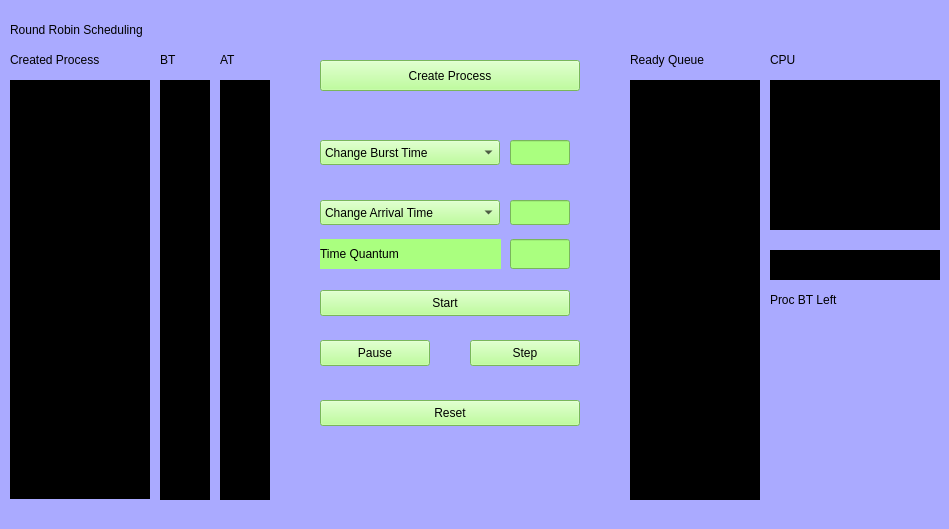
<?xml version="1.0" encoding="UTF-8"?>
<ui version="4.0">
 <class>rr</class>
 <widget class="QWidget" name="rr">
  <property name="geometry">
   <rect>
    <x>0</x>
    <y>0</y>
    <width>949</width>
    <height>529</height>
   </rect>
  </property>
  <property name="windowTitle">
   <string>Form</string>
  </property>
  <property name="styleSheet">
   <string notr="true">background-color: rgb(170, 170, 255);</string>
  </property>
  <widget class="QLabel" name="BurstTime1_7">
   <property name="geometry">
    <rect>
     <x>160</x>
     <y>260</y>
     <width>50</width>
     <height>30</height>
    </rect>
   </property>
   <property name="styleSheet">
    <string notr="true">background-color: rgb(0, 0, 0);
color: rgb(255, 255, 255);</string>
   </property>
   <property name="text">
    <string/>
   </property>
  </widget>
  <widget class="QLabel" name="Process1_13">
   <property name="geometry">
    <rect>
     <x>10</x>
     <y>439</y>
     <width>140</width>
     <height>30</height>
    </rect>
   </property>
   <property name="styleSheet">
    <string notr="true">background-color: rgb(0, 0, 0);
color: rgb(255, 255, 255);</string>
   </property>
   <property name="text">
    <string/>
   </property>
  </widget>
  <widget class="QComboBox" name="ChangeBT">
   <property name="geometry">
    <rect>
     <x>320</x>
     <y>140</y>
     <width>180</width>
     <height>25</height>
    </rect>
   </property>
   <property name="styleSheet">
    <string notr="true">background-color: rgb(170, 255, 127);</string>
   </property>
   <item>
    <property name="text">
     <string>Change Burst Time</string>
    </property>
   </item>
  </widget>
  <widget class="QLabel" name="Process1_3">
   <property name="geometry">
    <rect>
     <x>10</x>
     <y>140</y>
     <width>140</width>
     <height>30</height>
    </rect>
   </property>
   <property name="styleSheet">
    <string notr="true">background-color: rgb(0, 0, 0);
color: rgb(255, 255, 255);</string>
   </property>
   <property name="text">
    <string/>
   </property>
  </widget>
  <widget class="QPushButton" name="PauseSim">
   <property name="geometry">
    <rect>
     <x>320</x>
     <y>340</y>
     <width>110</width>
     <height>26</height>
    </rect>
   </property>
   <property name="styleSheet">
    <string notr="true">background-color: rgb(170, 255, 127);</string>
   </property>
   <property name="text">
    <string>Pause</string>
   </property>
  </widget>
  <widget class="QPushButton" name="StartSim">
   <property name="geometry">
    <rect>
     <x>320</x>
     <y>290</y>
     <width>250</width>
     <height>26</height>
    </rect>
   </property>
   <property name="styleSheet">
    <string notr="true">background-color: rgb(170, 255, 127);</string>
   </property>
   <property name="text">
    <string>Start</string>
   </property>
  </widget>
  <widget class="QLabel" name="CPU">
   <property name="geometry">
    <rect>
     <x>770</x>
     <y>80</y>
     <width>170</width>
     <height>150</height>
    </rect>
   </property>
   <property name="styleSheet">
    <string notr="true">background-color: rgb(0, 0, 0);
font: 16pt &quot;Sans Serif&quot;;
font: 16pt &quot;Sans Serif&quot;;
color: rgb(255, 255, 255);</string>
   </property>
   <property name="text">
    <string/>
   </property>
  </widget>
  <widget class="QLabel" name="ReadyQ1_13">
   <property name="geometry">
    <rect>
     <x>630</x>
     <y>440</y>
     <width>130</width>
     <height>30</height>
    </rect>
   </property>
   <property name="styleSheet">
    <string notr="true">background-color: rgb(0, 0, 0);
color: rgb(255, 255, 255);</string>
   </property>
   <property name="text">
    <string/>
   </property>
  </widget>
  <widget class="QLabel" name="ArrivalTime1_2">
   <property name="geometry">
    <rect>
     <x>220</x>
     <y>110</y>
     <width>50</width>
     <height>30</height>
    </rect>
   </property>
   <property name="styleSheet">
    <string notr="true">background-color: rgb(0, 0, 0);
color: rgb(255, 255, 255);</string>
   </property>
   <property name="text">
    <string/>
   </property>
  </widget>
  <widget class="QLabel" name="Process1_5">
   <property name="geometry">
    <rect>
     <x>10</x>
     <y>200</y>
     <width>140</width>
     <height>30</height>
    </rect>
   </property>
   <property name="styleSheet">
    <string notr="true">background-color: rgb(0, 0, 0);
color: rgb(255, 255, 255);</string>
   </property>
   <property name="text">
    <string/>
   </property>
  </widget>
  <widget class="QLabel" name="Process1_4">
   <property name="geometry">
    <rect>
     <x>10</x>
     <y>170</y>
     <width>140</width>
     <height>30</height>
    </rect>
   </property>
   <property name="styleSheet">
    <string notr="true">background-color: rgb(0, 0, 0);
color: rgb(255, 255, 255);</string>
   </property>
   <property name="text">
    <string/>
   </property>
  </widget>
  <widget class="QLabel" name="label_6">
   <property name="geometry">
    <rect>
     <x>770</x>
     <y>50</y>
     <width>140</width>
     <height>20</height>
    </rect>
   </property>
   <property name="styleSheet">
    <string notr="true">ccolor: rgb(0, 0, 0);
font: 12pt &quot;Sans Serif&quot;;</string>
   </property>
   <property name="text">
    <string>CPU</string>
   </property>
  </widget>
  <widget class="QLabel" name="ArrivalTime1_3">
   <property name="geometry">
    <rect>
     <x>220</x>
     <y>140</y>
     <width>50</width>
     <height>30</height>
    </rect>
   </property>
   <property name="styleSheet">
    <string notr="true">background-color: rgb(0, 0, 0);
color: rgb(255, 255, 255);</string>
   </property>
   <property name="text">
    <string/>
   </property>
  </widget>
  <widget class="QLabel" name="BurstTime1_3">
   <property name="geometry">
    <rect>
     <x>160</x>
     <y>140</y>
     <width>50</width>
     <height>30</height>
    </rect>
   </property>
   <property name="styleSheet">
    <string notr="true">background-color: rgb(0, 0, 0);
color: rgb(255, 255, 255);</string>
   </property>
   <property name="text">
    <string/>
   </property>
  </widget>
  <widget class="QLabel" name="Process1_12">
   <property name="geometry">
    <rect>
     <x>10</x>
     <y>409</y>
     <width>140</width>
     <height>30</height>
    </rect>
   </property>
   <property name="styleSheet">
    <string notr="true">background-color: rgb(0, 0, 0);
color: rgb(255, 255, 255);</string>
   </property>
   <property name="text">
    <string/>
   </property>
  </widget>
  <widget class="QLabel" name="Process1_7">
   <property name="geometry">
    <rect>
     <x>10</x>
     <y>260</y>
     <width>140</width>
     <height>30</height>
    </rect>
   </property>
   <property name="styleSheet">
    <string notr="true">background-color: rgb(0, 0, 0);
color: rgb(255, 255, 255);</string>
   </property>
   <property name="text">
    <string/>
   </property>
  </widget>
  <widget class="QPushButton" name="StepSim">
   <property name="geometry">
    <rect>
     <x>470</x>
     <y>340</y>
     <width>110</width>
     <height>26</height>
    </rect>
   </property>
   <property name="styleSheet">
    <string notr="true">background-color: rgb(170, 255, 127);</string>
   </property>
   <property name="text">
    <string>Step</string>
   </property>
  </widget>
  <widget class="QLabel" name="ReadyQ1_12">
   <property name="geometry">
    <rect>
     <x>630</x>
     <y>410</y>
     <width>130</width>
     <height>30</height>
    </rect>
   </property>
   <property name="styleSheet">
    <string notr="true">background-color: rgb(0, 0, 0);
color: rgb(255, 255, 255);</string>
   </property>
   <property name="text">
    <string/>
   </property>
  </widget>
  <widget class="QPushButton" name="CreateProcess">
   <property name="geometry">
    <rect>
     <x>320</x>
     <y>60</y>
     <width>260</width>
     <height>31</height>
    </rect>
   </property>
   <property name="styleSheet">
    <string notr="true">background-color: rgb(170, 255, 127);</string>
   </property>
   <property name="text">
    <string>Create Process</string>
   </property>
  </widget>
  <widget class="QLineEdit" name="BurstTime">
   <property name="geometry">
    <rect>
     <x>510</x>
     <y>140</y>
     <width>60</width>
     <height>25</height>
    </rect>
   </property>
   <property name="styleSheet">
    <string notr="true">background-color: rgb(170, 255, 127);</string>
   </property>
  </widget>
  <widget class="QLabel" name="label_7">
   <property name="geometry">
    <rect>
     <x>770</x>
     <y>290</y>
     <width>110</width>
     <height>20</height>
    </rect>
   </property>
   <property name="styleSheet">
    <string notr="true">color: rgb(0, 0, 0);
font: 12pt &quot;Sans Serif&quot;;</string>
   </property>
   <property name="text">
    <string>Proc BT Left</string>
   </property>
  </widget>
  <widget class="QLabel" name="ArrivalTime1_4">
   <property name="geometry">
    <rect>
     <x>220</x>
     <y>170</y>
     <width>50</width>
     <height>30</height>
    </rect>
   </property>
   <property name="styleSheet">
    <string notr="true">background-color: rgb(0, 0, 0);
color: rgb(255, 255, 255);</string>
   </property>
   <property name="text">
    <string/>
   </property>
  </widget>
  <widget class="QLabel" name="ReadyQ1">
   <property name="geometry">
    <rect>
     <x>630</x>
     <y>80</y>
     <width>130</width>
     <height>30</height>
    </rect>
   </property>
   <property name="styleSheet">
    <string notr="true">background-color: rgb(0, 0, 0);
color: rgb(255, 255, 255);</string>
   </property>
   <property name="text">
    <string/>
   </property>
  </widget>
  <widget class="QLabel" name="label_5">
   <property name="geometry">
    <rect>
     <x>630</x>
     <y>45</y>
     <width>120</width>
     <height>30</height>
    </rect>
   </property>
   <property name="styleSheet">
    <string notr="true">font: 12pt &quot;Sans Serif&quot;;
color: rgb(0, 0, 0);</string>
   </property>
   <property name="text">
    <string>Ready Queue</string>
   </property>
  </widget>
  <widget class="QLabel" name="BurstTime1_8">
   <property name="geometry">
    <rect>
     <x>160</x>
     <y>290</y>
     <width>50</width>
     <height>30</height>
    </rect>
   </property>
   <property name="styleSheet">
    <string notr="true">background-color: rgb(0, 0, 0);
color: rgb(255, 255, 255);</string>
   </property>
   <property name="text">
    <string/>
   </property>
  </widget>
  <widget class="QLabel" name="ReadyQ1_14">
   <property name="geometry">
    <rect>
     <x>630</x>
     <y>470</y>
     <width>130</width>
     <height>30</height>
    </rect>
   </property>
   <property name="styleSheet">
    <string notr="true">background-color: rgb(0, 0, 0);
color: rgb(255, 255, 255);</string>
   </property>
   <property name="text">
    <string/>
   </property>
  </widget>
  <widget class="QLabel" name="BurstTime1_2">
   <property name="geometry">
    <rect>
     <x>160</x>
     <y>110</y>
     <width>50</width>
     <height>30</height>
    </rect>
   </property>
   <property name="styleSheet">
    <string notr="true">background-color: rgb(0, 0, 0);
color: rgb(255, 255, 255);</string>
   </property>
   <property name="text">
    <string/>
   </property>
  </widget>
  <widget class="QLabel" name="ReadyQ1_7">
   <property name="geometry">
    <rect>
     <x>630</x>
     <y>260</y>
     <width>130</width>
     <height>30</height>
    </rect>
   </property>
   <property name="styleSheet">
    <string notr="true">background-color: rgb(0, 0, 0);
color: rgb(255, 255, 255);</string>
   </property>
   <property name="text">
    <string/>
   </property>
  </widget>
  <widget class="QComboBox" name="ChangeAT">
   <property name="geometry">
    <rect>
     <x>320</x>
     <y>200</y>
     <width>180</width>
     <height>25</height>
    </rect>
   </property>
   <property name="styleSheet">
    <string notr="true">background-color: rgb(170, 255, 127);</string>
   </property>
   <item>
    <property name="text">
     <string>Change Arrival Time</string>
    </property>
   </item>
  </widget>
  <widget class="QLabel" name="BurstTime1_9">
   <property name="geometry">
    <rect>
     <x>160</x>
     <y>320</y>
     <width>50</width>
     <height>30</height>
    </rect>
   </property>
   <property name="styleSheet">
    <string notr="true">background-color: rgb(0, 0, 0);
color: rgb(255, 255, 255);</string>
   </property>
   <property name="text">
    <string/>
   </property>
  </widget>
  <widget class="QLabel" name="ArrivalTime1_6">
   <property name="geometry">
    <rect>
     <x>220</x>
     <y>230</y>
     <width>50</width>
     <height>30</height>
    </rect>
   </property>
   <property name="styleSheet">
    <string notr="true">background-color: rgb(0, 0, 0);
color: rgb(255, 255, 255);</string>
   </property>
   <property name="text">
    <string/>
   </property>
  </widget>
  <widget class="QLabel" name="Process1_14">
   <property name="geometry">
    <rect>
     <x>10</x>
     <y>469</y>
     <width>140</width>
     <height>30</height>
    </rect>
   </property>
   <property name="styleSheet">
    <string notr="true">background-color: rgb(0, 0, 0);
color: rgb(255, 255, 255);</string>
   </property>
   <property name="text">
    <string/>
   </property>
  </widget>
  <widget class="QLabel" name="BurstTime1_4">
   <property name="geometry">
    <rect>
     <x>160</x>
     <y>170</y>
     <width>50</width>
     <height>30</height>
    </rect>
   </property>
   <property name="styleSheet">
    <string notr="true">background-color: rgb(0, 0, 0);
color: rgb(255, 255, 255);</string>
   </property>
   <property name="text">
    <string/>
   </property>
  </widget>
  <widget class="QLabel" name="label_3">
   <property name="geometry">
    <rect>
     <x>160</x>
     <y>50</y>
     <width>50</width>
     <height>20</height>
    </rect>
   </property>
   <property name="styleSheet">
    <string notr="true">color: rgb(0, 0, 0);
font: 12pt &quot;Sans Serif&quot;;</string>
   </property>
   <property name="text">
    <string>BT</string>
   </property>
  </widget>
  <widget class="QLabel" name="ReadyQ1_3">
   <property name="geometry">
    <rect>
     <x>630</x>
     <y>140</y>
     <width>130</width>
     <height>30</height>
    </rect>
   </property>
   <property name="styleSheet">
    <string notr="true">background-color: rgb(0, 0, 0);
color: rgb(255, 255, 255);</string>
   </property>
   <property name="text">
    <string/>
   </property>
  </widget>
  <widget class="QLabel" name="BurstTime1_10">
   <property name="geometry">
    <rect>
     <x>160</x>
     <y>350</y>
     <width>50</width>
     <height>30</height>
    </rect>
   </property>
   <property name="styleSheet">
    <string notr="true">background-color: rgb(0, 0, 0);
color: rgb(255, 255, 255);</string>
   </property>
   <property name="text">
    <string/>
   </property>
  </widget>
  <widget class="QLabel" name="ArrivalTime1_5">
   <property name="geometry">
    <rect>
     <x>220</x>
     <y>200</y>
     <width>50</width>
     <height>30</height>
    </rect>
   </property>
   <property name="styleSheet">
    <string notr="true">background-color: rgb(0, 0, 0);
color: rgb(255, 255, 255);</string>
   </property>
   <property name="text">
    <string/>
   </property>
  </widget>
  <widget class="QLabel" name="ArrivalTime1_7">
   <property name="geometry">
    <rect>
     <x>220</x>
     <y>260</y>
     <width>50</width>
     <height>30</height>
    </rect>
   </property>
   <property name="styleSheet">
    <string notr="true">background-color: rgb(0, 0, 0);
color: rgb(255, 255, 255);</string>
   </property>
   <property name="text">
    <string/>
   </property>
  </widget>
  <widget class="QLabel" name="ReadyQ1_9">
   <property name="geometry">
    <rect>
     <x>630</x>
     <y>320</y>
     <width>130</width>
     <height>30</height>
    </rect>
   </property>
   <property name="styleSheet">
    <string notr="true">background-color: rgb(0, 0, 0);
color: rgb(255, 255, 255);</string>
   </property>
   <property name="text">
    <string/>
   </property>
  </widget>
  <widget class="QLabel" name="Process1_10">
   <property name="geometry">
    <rect>
     <x>10</x>
     <y>350</y>
     <width>140</width>
     <height>30</height>
    </rect>
   </property>
   <property name="styleSheet">
    <string notr="true">background-color: rgb(0, 0, 0);
color: rgb(255, 255, 255);</string>
   </property>
   <property name="text">
    <string/>
   </property>
  </widget>
  <widget class="QLabel" name="ReadyQ1_4">
   <property name="geometry">
    <rect>
     <x>630</x>
     <y>170</y>
     <width>130</width>
     <height>30</height>
    </rect>
   </property>
   <property name="styleSheet">
    <string notr="true">background-color: rgb(0, 0, 0);
color: rgb(255, 255, 255);</string>
   </property>
   <property name="text">
    <string/>
   </property>
  </widget>
  <widget class="QLabel" name="BurstTime1_11">
   <property name="geometry">
    <rect>
     <x>160</x>
     <y>380</y>
     <width>50</width>
     <height>30</height>
    </rect>
   </property>
   <property name="styleSheet">
    <string notr="true">background-color: rgb(0, 0, 0);
color: rgb(255, 255, 255);</string>
   </property>
   <property name="text">
    <string/>
   </property>
  </widget>
  <widget class="QLabel" name="BurstTime1_6">
   <property name="geometry">
    <rect>
     <x>160</x>
     <y>230</y>
     <width>50</width>
     <height>30</height>
    </rect>
   </property>
   <property name="styleSheet">
    <string notr="true">background-color: rgb(0, 0, 0);
color: rgb(255, 255, 255);</string>
   </property>
   <property name="text">
    <string/>
   </property>
  </widget>
  <widget class="QLabel" name="ArrivalTime1_8">
   <property name="geometry">
    <rect>
     <x>220</x>
     <y>290</y>
     <width>50</width>
     <height>30</height>
    </rect>
   </property>
   <property name="styleSheet">
    <string notr="true">background-color: rgb(0, 0, 0);
color: rgb(255, 255, 255);</string>
   </property>
   <property name="text">
    <string/>
   </property>
  </widget>
  <widget class="QLabel" name="BurstTime1">
   <property name="geometry">
    <rect>
     <x>160</x>
     <y>80</y>
     <width>50</width>
     <height>30</height>
    </rect>
   </property>
   <property name="styleSheet">
    <string notr="true">background-color: rgb(0, 0, 0);
color: rgb(255, 255, 255);</string>
   </property>
   <property name="text">
    <string/>
   </property>
  </widget>
  <widget class="QLabel" name="BurstTime1_12">
   <property name="geometry">
    <rect>
     <x>160</x>
     <y>410</y>
     <width>50</width>
     <height>30</height>
    </rect>
   </property>
   <property name="styleSheet">
    <string notr="true">background-color: rgb(0, 0, 0);
color: rgb(255, 255, 255);</string>
   </property>
   <property name="text">
    <string/>
   </property>
  </widget>
  <widget class="QLabel" name="ArrivalTime1_9">
   <property name="geometry">
    <rect>
     <x>220</x>
     <y>320</y>
     <width>50</width>
     <height>30</height>
    </rect>
   </property>
   <property name="styleSheet">
    <string notr="true">background-color: rgb(0, 0, 0);
color: rgb(255, 255, 255);</string>
   </property>
   <property name="text">
    <string/>
   </property>
  </widget>
  <widget class="QLabel" name="BurstTime1_14">
   <property name="geometry">
    <rect>
     <x>160</x>
     <y>470</y>
     <width>50</width>
     <height>30</height>
    </rect>
   </property>
   <property name="styleSheet">
    <string notr="true">background-color: rgb(0, 0, 0);
color: rgb(255, 255, 255);</string>
   </property>
   <property name="text">
    <string/>
   </property>
  </widget>
  <widget class="QLabel" name="Process1_2">
   <property name="geometry">
    <rect>
     <x>10</x>
     <y>110</y>
     <width>140</width>
     <height>30</height>
    </rect>
   </property>
   <property name="styleSheet">
    <string notr="true">background-color: rgb(0, 0, 0);
color: rgb(255, 255, 255);</string>
   </property>
   <property name="text">
    <string/>
   </property>
  </widget>
  <widget class="QLabel" name="Process1_8">
   <property name="geometry">
    <rect>
     <x>10</x>
     <y>290</y>
     <width>140</width>
     <height>30</height>
    </rect>
   </property>
   <property name="styleSheet">
    <string notr="true">background-color: rgb(0, 0, 0);
color: rgb(255, 255, 255);</string>
   </property>
   <property name="text">
    <string/>
   </property>
  </widget>
  <widget class="QLabel" name="ArrivalTime1_10">
   <property name="geometry">
    <rect>
     <x>220</x>
     <y>350</y>
     <width>50</width>
     <height>30</height>
    </rect>
   </property>
   <property name="styleSheet">
    <string notr="true">background-color: rgb(0, 0, 0);
color: rgb(255, 255, 255);</string>
   </property>
   <property name="text">
    <string/>
   </property>
  </widget>
  <widget class="QLabel" name="BTTimerLeft">
   <property name="geometry">
    <rect>
     <x>770</x>
     <y>250</y>
     <width>170</width>
     <height>30</height>
    </rect>
   </property>
   <property name="styleSheet">
    <string notr="true">background-color: rgb(0, 0, 0);
font: 16pt &quot;Sans Serif&quot;;
color: rgb(255, 255, 255);</string>
   </property>
   <property name="text">
    <string/>
   </property>
  </widget>
  <widget class="QLabel" name="Process1">
   <property name="geometry">
    <rect>
     <x>10</x>
     <y>80</y>
     <width>140</width>
     <height>30</height>
    </rect>
   </property>
   <property name="styleSheet">
    <string notr="true">background-color: rgb(0, 0, 0);
color: rgb(255, 255, 255);</string>
   </property>
   <property name="text">
    <string/>
   </property>
  </widget>
  <widget class="QLabel" name="BurstTime1_5">
   <property name="geometry">
    <rect>
     <x>160</x>
     <y>200</y>
     <width>50</width>
     <height>30</height>
    </rect>
   </property>
   <property name="styleSheet">
    <string notr="true">background-color: rgb(0, 0, 0);
color: rgb(255, 255, 255);</string>
   </property>
   <property name="text">
    <string/>
   </property>
  </widget>
  <widget class="QLabel" name="ArrivalTime1_11">
   <property name="geometry">
    <rect>
     <x>220</x>
     <y>380</y>
     <width>50</width>
     <height>30</height>
    </rect>
   </property>
   <property name="styleSheet">
    <string notr="true">background-color: rgb(0, 0, 0);
color: rgb(255, 255, 255);</string>
   </property>
   <property name="text">
    <string/>
   </property>
  </widget>
  <widget class="QLabel" name="ReadyQ1_2">
   <property name="geometry">
    <rect>
     <x>630</x>
     <y>110</y>
     <width>130</width>
     <height>30</height>
    </rect>
   </property>
   <property name="styleSheet">
    <string notr="true">background-color: rgb(0, 0, 0);
color: rgb(255, 255, 255);</string>
   </property>
   <property name="text">
    <string/>
   </property>
  </widget>
  <widget class="QLabel" name="ArrivalTime1_12">
   <property name="geometry">
    <rect>
     <x>220</x>
     <y>410</y>
     <width>50</width>
     <height>30</height>
    </rect>
   </property>
   <property name="styleSheet">
    <string notr="true">background-color: rgb(0, 0, 0);
color: rgb(255, 255, 255);</string>
   </property>
   <property name="text">
    <string/>
   </property>
  </widget>
  <widget class="QLabel" name="ReadyQ1_8">
   <property name="geometry">
    <rect>
     <x>630</x>
     <y>290</y>
     <width>130</width>
     <height>30</height>
    </rect>
   </property>
   <property name="styleSheet">
    <string notr="true">background-color: rgb(0, 0, 0);
color: rgb(255, 255, 255);</string>
   </property>
   <property name="text">
    <string/>
   </property>
  </widget>
  <widget class="QLabel" name="label_2">
   <property name="geometry">
    <rect>
     <x>10</x>
     <y>50</y>
     <width>140</width>
     <height>20</height>
    </rect>
   </property>
   <property name="styleSheet">
    <string notr="true">color: rgb(0, 0, 0);
font: 12pt &quot;Sans Serif&quot;;</string>
   </property>
   <property name="text">
    <string>Created Process</string>
   </property>
  </widget>
  <widget class="QLabel" name="Process1_11">
   <property name="geometry">
    <rect>
     <x>10</x>
     <y>379</y>
     <width>140</width>
     <height>30</height>
    </rect>
   </property>
   <property name="styleSheet">
    <string notr="true">background-color: rgb(0, 0, 0);
color: rgb(255, 255, 255);</string>
   </property>
   <property name="text">
    <string/>
   </property>
  </widget>
  <widget class="QLabel" name="ReadyQ1_5">
   <property name="geometry">
    <rect>
     <x>630</x>
     <y>200</y>
     <width>130</width>
     <height>30</height>
    </rect>
   </property>
   <property name="styleSheet">
    <string notr="true">background-color: rgb(0, 0, 0);
color: rgb(255, 255, 255);</string>
   </property>
   <property name="text">
    <string/>
   </property>
  </widget>
  <widget class="QLabel" name="ArrivalTime1_13">
   <property name="geometry">
    <rect>
     <x>220</x>
     <y>440</y>
     <width>50</width>
     <height>30</height>
    </rect>
   </property>
   <property name="styleSheet">
    <string notr="true">background-color: rgb(0, 0, 0);
color: rgb(255, 255, 255);</string>
   </property>
   <property name="text">
    <string/>
   </property>
  </widget>
  <widget class="QLabel" name="Process1_9">
   <property name="geometry">
    <rect>
     <x>10</x>
     <y>320</y>
     <width>140</width>
     <height>30</height>
    </rect>
   </property>
   <property name="styleSheet">
    <string notr="true">background-color: rgb(0, 0, 0);
color: rgb(255, 255, 255);</string>
   </property>
   <property name="text">
    <string/>
   </property>
  </widget>
  <widget class="QLabel" name="ReadyQ1_11">
   <property name="geometry">
    <rect>
     <x>630</x>
     <y>380</y>
     <width>130</width>
     <height>30</height>
    </rect>
   </property>
   <property name="styleSheet">
    <string notr="true">background-color: rgb(0, 0, 0);
color: rgb(255, 255, 255);</string>
   </property>
   <property name="text">
    <string/>
   </property>
  </widget>
  <widget class="QLabel" name="ArrivalTime1_14">
   <property name="geometry">
    <rect>
     <x>220</x>
     <y>470</y>
     <width>50</width>
     <height>30</height>
    </rect>
   </property>
   <property name="styleSheet">
    <string notr="true">background-color: rgb(0, 0, 0);
color: rgb(255, 255, 255);</string>
   </property>
   <property name="text">
    <string/>
   </property>
  </widget>
  <widget class="QLabel" name="ReadyQ1_10">
   <property name="geometry">
    <rect>
     <x>630</x>
     <y>350</y>
     <width>130</width>
     <height>30</height>
    </rect>
   </property>
   <property name="styleSheet">
    <string notr="true">background-color: rgb(0, 0, 0);
color: rgb(255, 255, 255);</string>
   </property>
   <property name="text">
    <string/>
   </property>
  </widget>
  <widget class="QLabel" name="label_4">
   <property name="geometry">
    <rect>
     <x>220</x>
     <y>50</y>
     <width>50</width>
     <height>20</height>
    </rect>
   </property>
   <property name="styleSheet">
    <string notr="true">color: rgb(0, 0, 0);
font: 12pt &quot;Sans Serif&quot;;</string>
   </property>
   <property name="text">
    <string>AT</string>
   </property>
  </widget>
  <widget class="QLabel" name="Process1_6">
   <property name="geometry">
    <rect>
     <x>10</x>
     <y>230</y>
     <width>140</width>
     <height>30</height>
    </rect>
   </property>
   <property name="styleSheet">
    <string notr="true">background-color: rgb(0, 0, 0);
color: rgb(255, 255, 255);</string>
   </property>
   <property name="text">
    <string/>
   </property>
  </widget>
  <widget class="QLabel" name="label">
   <property name="geometry">
    <rect>
     <x>10</x>
     <y>10</y>
     <width>650</width>
     <height>40</height>
    </rect>
   </property>
   <property name="styleSheet">
    <string notr="true">font: 24pt &quot;Sans Serif&quot;;
color: rgb(0, 0, 0);</string>
   </property>
   <property name="text">
    <string>Round Robin Scheduling</string>
   </property>
  </widget>
  <widget class="QLabel" name="ReadyQ1_6">
   <property name="geometry">
    <rect>
     <x>630</x>
     <y>230</y>
     <width>130</width>
     <height>30</height>
    </rect>
   </property>
   <property name="styleSheet">
    <string notr="true">background-color: rgb(0, 0, 0);
color: rgb(255, 255, 255);</string>
   </property>
   <property name="text">
    <string/>
   </property>
  </widget>
  <widget class="QLineEdit" name="ArrivalTime">
   <property name="geometry">
    <rect>
     <x>510</x>
     <y>200</y>
     <width>60</width>
     <height>25</height>
    </rect>
   </property>
   <property name="styleSheet">
    <string notr="true">background-color: rgb(170, 255, 127);</string>
   </property>
  </widget>
  <widget class="QLabel" name="BurstTime1_13">
   <property name="geometry">
    <rect>
     <x>160</x>
     <y>440</y>
     <width>50</width>
     <height>30</height>
    </rect>
   </property>
   <property name="styleSheet">
    <string notr="true">background-color: rgb(0, 0, 0);
color: rgb(255, 255, 255);</string>
   </property>
   <property name="text">
    <string/>
   </property>
  </widget>
  <widget class="QPushButton" name="ResetSim">
   <property name="geometry">
    <rect>
     <x>320</x>
     <y>400</y>
     <width>260</width>
     <height>26</height>
    </rect>
   </property>
   <property name="styleSheet">
    <string notr="true">background-color: rgb(170, 255, 127);</string>
   </property>
   <property name="text">
    <string>Reset</string>
   </property>
  </widget>
  <widget class="QLabel" name="ArrivalTime1">
   <property name="geometry">
    <rect>
     <x>220</x>
     <y>80</y>
     <width>50</width>
     <height>30</height>
    </rect>
   </property>
   <property name="styleSheet">
    <string notr="true">background-color: rgb(0, 0, 0);
color: rgb(255, 255, 255);</string>
   </property>
   <property name="text">
    <string/>
   </property>
  </widget>
  <widget class="QLabel" name="label_8">
   <property name="geometry">
    <rect>
     <x>320</x>
     <y>239</y>
     <width>181</width>
     <height>30</height>
    </rect>
   </property>
   <property name="styleSheet">
    <string notr="true">background-color: rgb(170, 255, 127);</string>
   </property>
   <property name="text">
    <string>Time Quantum</string>
   </property>
  </widget>
  <widget class="QLineEdit" name="TimeQuantum">
   <property name="geometry">
    <rect>
     <x>510</x>
     <y>239</y>
     <width>60</width>
     <height>30</height>
    </rect>
   </property>
   <property name="styleSheet">
    <string notr="true">background-color: rgb(170, 255, 127);</string>
   </property>
  </widget>
 </widget>
 <resources/>
 <connections/>
</ui>
